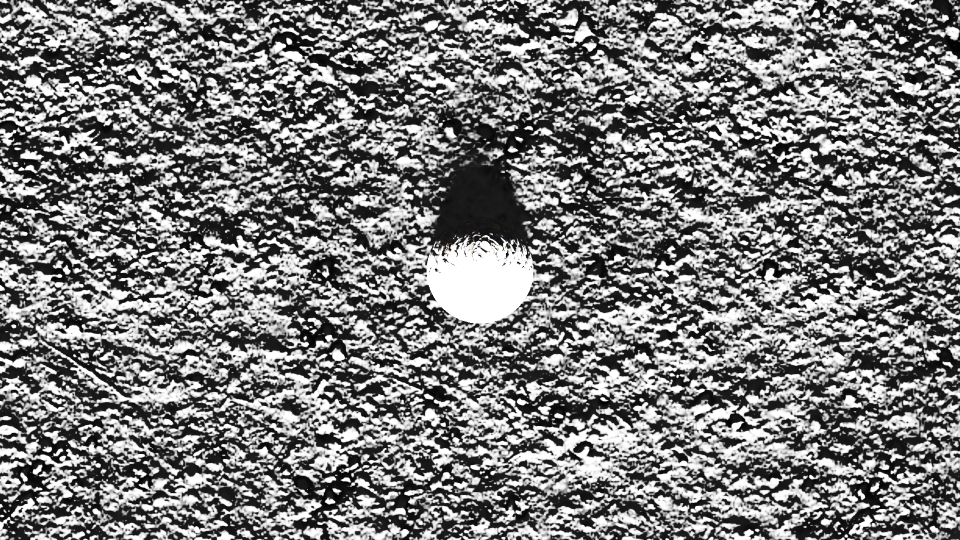
%> input picture blender_images/1sphere_sun_20.png, 1920 x 1080 px (shown at 1/2 size)
$ octave testRockDetect.m   (GNU Octave 9; MATLAB toolbox functions it lacks are replaced by stand-ins)
%> lines starting %> are read from the running program, lines starting %| are printed output that depends on the picture; in (x1, y1, x2, y2) boxes, pixels count from 0 and x2, y2 are one past the last pixel; in counts of white or black regions, pixels touching at a corner belong together; the program's own positions count from 1
### ShadowBasedHazardDetection/smooth.m
function smoothImage = smooth(image, sigma)
%{
Senior Design
Team Shamrock
Melissa Rowland
12/6/20

smooth
inputs:
image - image to be smoothed
sigma - sigma value for smoothing
outputs: smoothImage - smoothedVersion of image
purpose: Smooth out noise in an image.

questions/future improvements:
-explore edge-preserving filtering options in Image Processing Toolbox
-experiment with various sigma values
%}

%Use 2D Gaussian smoothing kernel
smoothImage = imgaussfilt(image, sigma);

end

### ShadowBasedHazardDetection/multiscaleWavelet.m
function imageEdges = multiscaleWavelet(image)
%{
Senior Design
Team Shamrock
Melissa Rowland
12/6/20

inputs:
image - image to be processed
outputs:
imageEdges - processed image with edges shown in white
purpose:
Make shadows in image clear.

Based off of code in "A Wavelet Approach to Edge Detection" by Jun Li at
Sam Houston State University. See attached PDF file.

questions/future improvements:
-understand what is happening under the hood better
-experiment with different scaleMax values
%}

scaleMax = 3; %maximum level of wavelet scale
[row, col] = size(image);

%mallat's wavelet and gaussian smoothing
h1 = [1 0 -1;...
      2 0 -2;...
      1 0 -1];
h2 = [1 2 1;...
      0 0 0;...
      -1 -2 -1];
v = [1 2 1;...
     2 4 2;...
     1 2 1];

image1 = filter2(h1, image);
image2 = filter2(h2, image);

%apply transform at multiple scales
ns = h1;
for i = 1:scaleMax
    nsh = conv2(ns, v);
    p = max(max(ns)) / max(max(nsh));

    %increase scale of the wavelet
    image1h = filter2(v, image1) * p;
    image2h = filter2(v, image2) * p;

    %save value of nsh for recursion
    ns = nsh;

    %distinguish noise and real edges
    image1 = image1 .* (abs(image1)<=abs(image1h)) + image1h .* (abs(image1)<=abs(image1h));
    image2 = image2 .* (abs(image2)<=abs(image2h)) + image2h .* (abs(image2)<=abs(image2h));
end

%compute edges
e = image1 .^ 2 + image2 .^ 2;

%make edges white
imageEdges = zeros(row, col);
edgeIdx = find(e > 10^5);
imageEdges(edgeIdx) = 256;
end

### ShadowBasedHazardDetection/findShadows.m
function [shadowImage, shadowInfo, connectMat] = findShadows(image, threshold, plotBoundaries)
%{
Senior Design
Team Shamrock
Melissa Rowland
Updated: 3/11/21

inputs:
image - preprocessed binary image, shadows marked as black pixels
threshold - threshold value for shadow size to retain (pixels)
plotBoundaries - if true, plot image with boundaries of shadows traced in
                 red (bool)
outputs:
shadowImage - image with shadows below the threshold size removed
shadowInfo - matrix with information about group of pixels in shadow
             first col: mark
             second col: num pixels in group
             third col: index of first pixel (x)
             fourth col: index of first pixel (y)
connectMat - matrix that shows how shadow pixels are connected, same size
             as image. If a pixel is part of a shadow, it has the same
             value as the mark for that shadow.

purpose: Remove small/insignificant shadows in an image by computing shadow
         size with Connected Component Labeling, applying a threshold, and
         removing the shadows below the threshold size.

questions/future improvements:
-what is the best value to use for threshold?
%}

%Connected Component Labeling
[row, col] = size(image);
connected = zeros(row, col); %initialize connectivity matrix to size of image
mark = 1; %mark is initialized, increment for every detected object
num_objects = 0;
infoMat = zeros(10,4); %store info about groups,
                       %first col: mark
                       %second col: num pixels in group
                       %third col: index of first pixel (x)
                       %fourth col: index of first pixel (y)
%Loop over all pixels in image
for i = 1:row
    for j = 1:col
        %detect black objects that are not already part of a group
        if(image(i,j) == 0 && connected(i,j) == 0)
            num_objects = num_objects + 1;
            num_pixels = 1;
            index = [i,j];

            %mark this pixel
            connected(index(1), index(2)) = mark;

            %find the neighbor pixels, mark them as well
            [connected, num_pixels] = findNeighbors(image, connected, index, num_pixels);

            %store informatio about this shadow
            infoMat(num_objects, 1) = mark;
            infoMat(num_objects, 2) = num_pixels;
            infoMat(num_objects, 3:4) = index;
            mark = mark + 1;
        end
    end
end

%Apply threshold, gather info about small shadows to remove
initialSize = round(num_objects / 2); %initialize to 1/2 size
smallInfoMat = zeros(initialSize, 4);
largeInfoMat = zeros(initialSize, 4);
smallIndex = 1;
largeIndex = 1;
for k = 1:num_objects
    if(infoMat(k,2) < threshold)
        smallInfoMat(smallIndex, :) = infoMat(k, :);
        smallIndex = smallIndex + 1;
    else
        largeInfoMat(largeIndex, :) = infoMat(k, :);
        largeIndex = largeIndex + 1;
    end
end
smallInfoMat(smallIndex:end, :) = []; %remove extra unused rows
largeInfoMat(largeIndex:end, :) = []; %remove extra unused rows
smallSize = smallIndex - 1;

%Remove shadows that are too small
shadowImage = image;
for l = 1:smallSize
    cur_index = smallInfoMat(l, 3:4);
    shadowImage = removeShadow(cur_index, shadowImage);
end

shadowInfo = largeInfoMat;
connectMat = connected';

if(plotBoundaries)
    boundPixelsOrig = findBoundaries(image, true, []);
    boundPixelsFinal = findBoundaries(shadowImage, true, []);
end

end

### ShadowBasedHazardDetection/testRockDetect.m
%{
Senior Design
Team Shamrock
Melissa Rowland
2/21/21

testRockDetect
Test script for detecting rocks in an image using wavelet transform to get
clear shadows, and then computing rock location based on those shadows.

Currently:
-only works for one shadow
-only works for sunlight coming straight from bottom of image
-estimates rock location as a square

Future improvements:
-compute rock locations for multiple shadows
-compute rock location for sunlight coming from all 4 straight directions
-compute rock location for sunlight coming from angle
-estimate rock location as an ellipse
-improve accuracy of size estimation
%}

clear all
close all

%Read in image, convert to grayscale
im_orig = imread('../blender_images/1sphere_sun_20.png');
%> im_orig is the input picture: size 1080x1920x3 uint8; mean R, G, B 123.9, 123.9, 123.9
im_gray = rgb2gray(im_orig);
%Optional resizing to 512 x 512
im_gray = imresize(im_gray, 1/2);
%> im_gray: size 540x960 uint8
im_gray = im_gray(1:512,224:735);
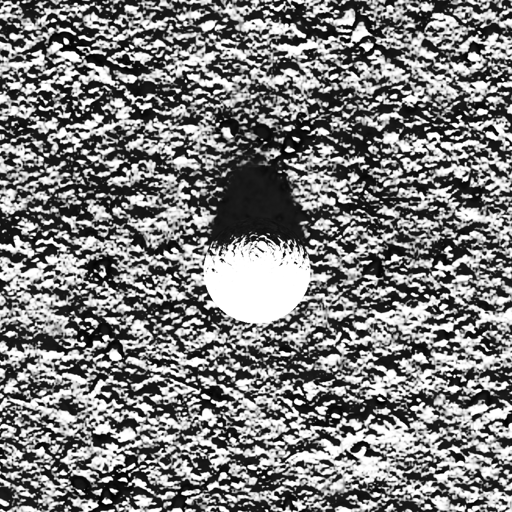
%> im_gray: size 512x512 uint8; min 0, max 255, mean 124.1
im_gray = imrotate(im_gray, 270);
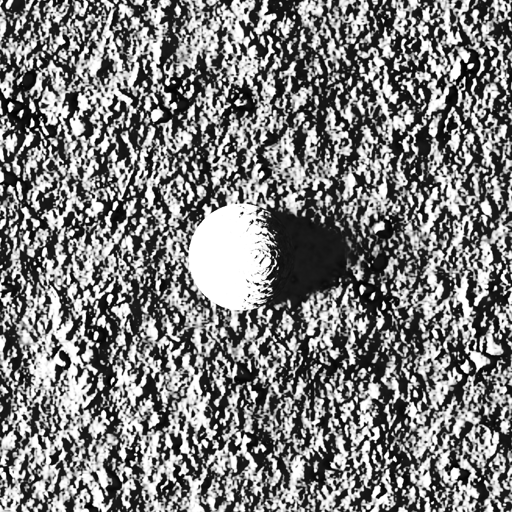
%> im_gray: size 512x512 uint8; min 0, max 255, mean 124.1; mean of the top-left, top-right, bottom-left and bottom-right quarters 130.7, 114.1, 137.1, 114.5
figure
imshow(im_gray)
title('Original Image')

sun_dir = 'right';

%Perform smoothing & wavelet transform
im_smooth = smooth(im_gray, 2);
%> in smooth, `smoothImage = imgaussfilt(image, sigma);`:
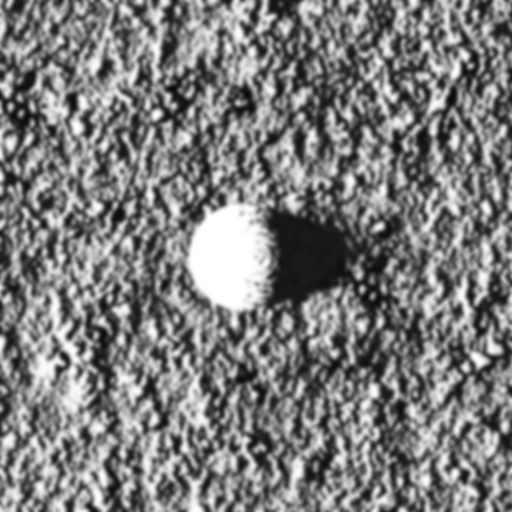
%> smoothImage: size 512x512 uint8; min 8, max 255, mean 124.1
im_mw = multiscaleWavelet(im_smooth);
%> the loop in multiscaleWavelet, `for i = 1:scaleMax` made 3 passes
%> pass 1, in multiscaleWavelet, `image2h = filter2(v, image2) * p;`:
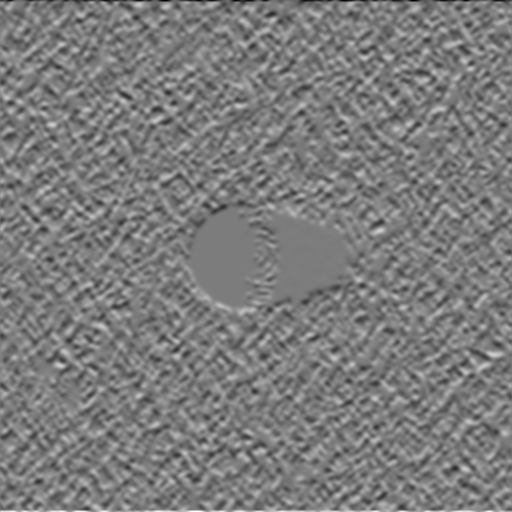
%> image2h: size 512x512 double; min -1280.8, max 1344.7, mean -0.3; drawn with min black and max white
%> after the loop in multiscaleWavelet, `for i = 1:scaleMax`:
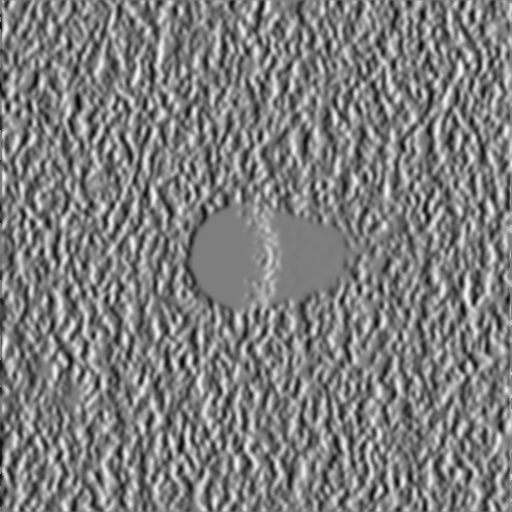
%> image1: size 512x512 double; min -9374.8, max 9595.3, mean 3; drawn with min black and max white
%> in multiscaleWavelet, `e = image1 .^ 2 + image2 .^ 2;`:
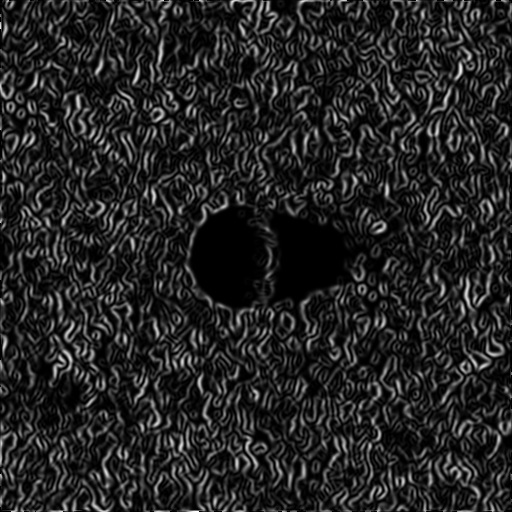
%> e: size 512x512 double; min 0, max 98670799.2, mean 14167364.4; drawn with min black and max white
%> in multiscaleWavelet, `edgeIdx = find(e > 10^5);`: edgeIdx = 251072 values from 4 to 262143
%> in multiscaleWavelet, `imageEdges(edgeIdx) = 256;`:
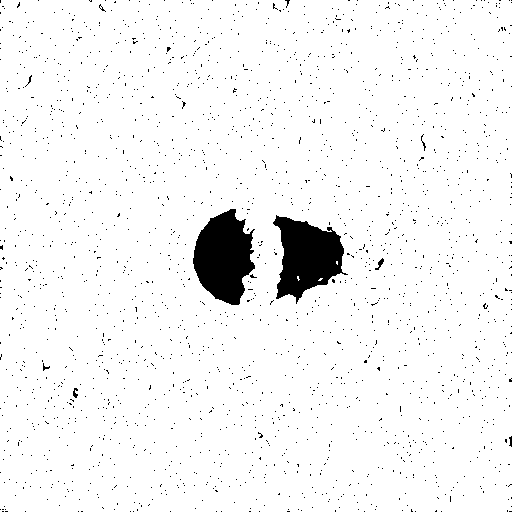
%> imageEdges: size 512x512 double; values 0 (black) and 256 (white), 95.8% white; 2001 black regions (1994 under 20 px), largest, box (x1, y1, x2, y2) and area: (193, 209, 255, 305) 4064, (273, 215, 348, 304) 3886, (375, 258, 384, 270) 41
figure
imshow(im_mw)
title('Multiscale Wavelet Transform of Image')

%Remove shadows below the threshold value
threshold = 500; %pixels
plotBoundaries = false;
im_shadows = findShadows(im_mw, threshold, plotBoundaries);
%> the run ends on the next line

$ run again, with blender_images/1sphere_sun_10.png copied over blender_images/1sphere_sun_20.png
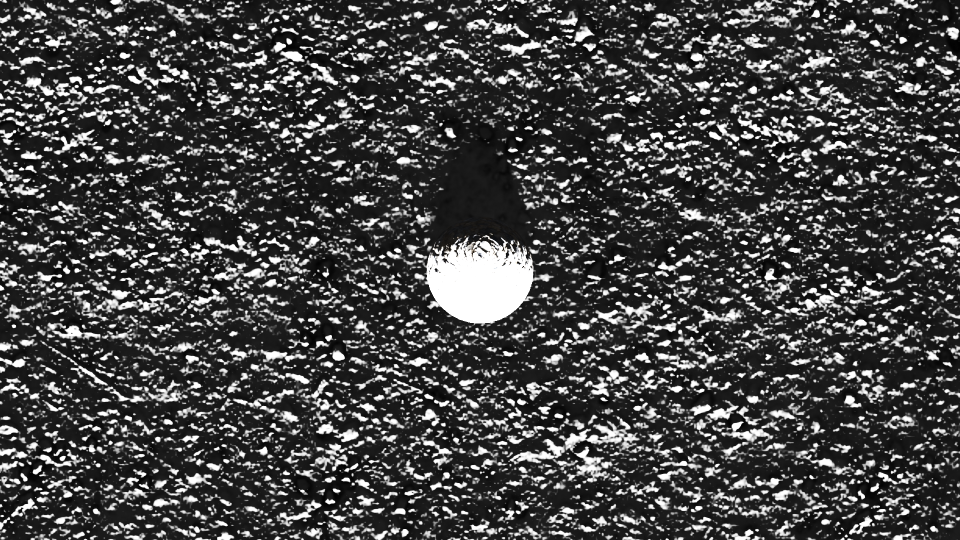
%> input picture blender_images/1sphere_sun_10.png, 1920 x 1080 px (shown at 1/2 size)
%> im_orig is the input picture: size 1080x1920x3 uint8; mean R, G, B 70.4, 70.4, 70.4
%> in multiscaleWavelet, `e = image1 .^ 2 + image2 .^ 2;`:
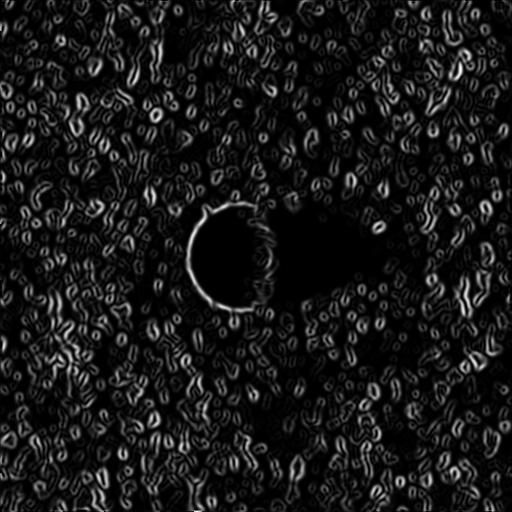
%> e: size 512x512 double; min 0, max 92653664.3, mean 9107689.4; drawn with min black and max white
%> edgeIdx = 238690 values from 1 to 262141
%> in multiscaleWavelet, `imageEdges(edgeIdx) = 256;`:
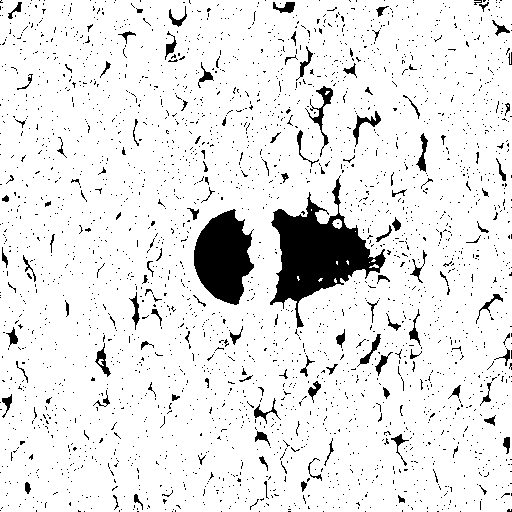
%> imageEdges: size 512x512 double; values 0 (black) and 256 (white), 91.1% white; 2704 black regions (2589 under 20 px), largest, box (x1, y1, x2, y2) and area: (270, 175, 386, 328) 6595, (194, 209, 254, 305) 3907, (305, 86, 333, 157) 382
